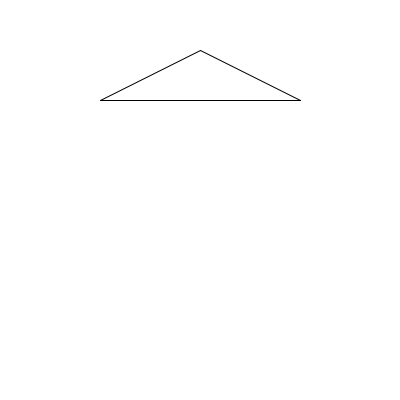
Frame 1 (no input)
Frame 60 (the mouse pressed at the canvas centre just before this capture): identical to frame 1, image omitted
Frame 120 (the mouse held since frame 60 and released just before this capture): identical to frame 1, image omitted

The Processing sketch that drew this single still picture (run headless with seeded random() and noise(); from frame 60 on, the mouse is pressed at the canvas centre):

// Processing sketch: Opdracht_9_8_Een_driehoek_met_drie_lijnen
// ── Opdracht_9_8_Een_driehoek_met_drie_lijnen.pde
void setup() {

  size(400, 400);
  background(255);

  tekenDriehoek(100, 100, 200, 50, 300, 100);
}


void draw() {
}

void tekenDriehoek(int x1, int y1, int x2, int y2, int x3, int y3) {

  line(x1, y1, x2, y2);
  line(x2, y2, x3, y3);
  line(x3, y3, x1, y1);
}
